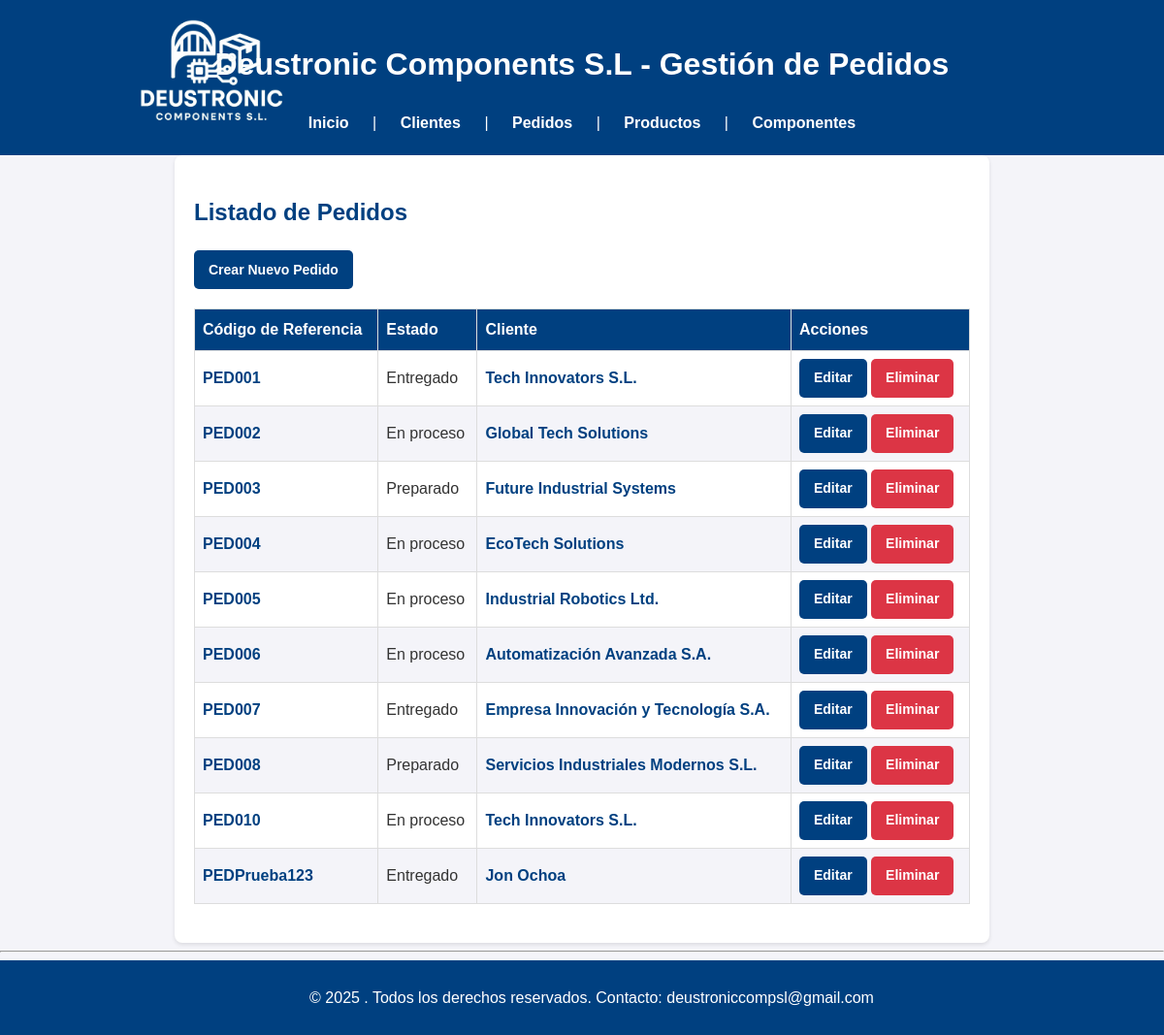
Page /pedidos/ on the committed database.
### appEntrega/models.py (models this page shows, shortened)
class Pedido(models.Model):
    ESTADO_OPCIONES = [
        ('en_proceso', 'En proceso'),
        ('preparado', 'Preparado'),
        ('entregado', 'Entregado'),
    ]
    URGENCIA_OPCIONES = [
        ('urgente', 'Urgente'),
        ('prioritario', 'Prioritario'),
        ('normal', 'Normal'),
    ]
    codigo_referencia = models.CharField(max_length=50, unique=True)
    fecha_entrega_estimada = models.DateField()
    fecha_entrega = models.DateField(null=True, blank=True)
    cliente = models.ForeignKey(Cliente, on_delete=models.CASCADE, related_name='pedidos')
    productos = models.ManyToManyField(Producto, related_name='pedidos')
    estado = models.CharField(max_length=20, choices=ESTADO_OPCIONES, default='en_proceso')
    urgencia = models.CharField(max_length=20, choices=URGENCIA_OPCIONES, default='normal')
    detalles = models.TextField(blank=True)

class Cliente(models.Model):
    cif = models.CharField(max_length=15, unique=True)
    nombre_empresa = models.CharField(max_length=100)
    direccion = models.CharField(max_length=255)
    datos_contacto = models.CharField(max_length=255)

### appEntrega/views.py (the view)
# urls.py: path("pedidos/", PedidoListView.as_view(), name="pedido_listado"),
class PedidoListView(ListView):
    model = Pedido
    template_name = 'pedido_listado.html'
    context_object_name = 'pedidos'

### appEntrega/templates/pedido_listado.html (shortened to what this page needs)
{% extends "base.html" %}
{% block content %}
<h2>Listado de Pedidos</h2>
<a href="{% url 'pedido_crear' %}" class="button">Crear Nuevo Pedido</a>
<table>
    <thead>
        <tr>
            <th>Código de Referencia</th>
            <th>Estado</th>
            <th>Cliente</th>
            <th>Acciones</th>
        </tr>
    </thead>
    <tbody>
        {% for pedido in pedidos %}
        <tr>
            <td><a href="{% url 'pedido_detalle' pedido.id %}" class='detalle_link'>{{ pedido.codigo_referencia }}</a></td>
            <td>{{ pedido.get_estado_display }}</td>
            <td><a href="{% url 'cliente_detalle' pedido.cliente.id %}" class ='detalle_link'>{{ pedido.cliente.nombre_empresa }}</a></td>
            <td>
                <a href="{% url 'pedido_editar' pedido.id %}" class="button">Editar</a>
                    <a href="{% url 'pedido_eliminar' pedido.id %}" class="btn-eliminar">Eliminar</a>
                </td>
        </tr>
        {% empty %}
        <tr>
            <td colspan="4">No hay pedidos registrados.</td>
        </tr>
        {% endfor %}
    </tbody>
</table>
{% endblock %}

### appEntrega/static/CSS/stylesheet.css (style rules this page uses)
body { font-family: 'Arial', sans-serif; line-height: 1.6; margin: 0; padding: 0; background-color: #f4f4f9; color: #333; }
h2 { color: #004080; margin-bottom: 20px; }
button, a.button { display: inline-flex; align-items: center; justify-content: center; background-color: #004080; color: white; padding: 10px 15px; text-decoration: none; border: none; border-radius: 5px; cursor: pointer; font-size: 14px; font-weight: bold; text-align: center; transition: background-color 0.3s, color 0.3s; height: 40px; box-sizing: border-box; }
table { width: 100%; border-collapse: collapse; margin: 20px 0; font-size: 16px; text-align: left; }
table th, table td { border: 1px solid #ddd; padding: 8px; }
table th { background-color: #004080; color: white; }
table tr:nth-child(even) { background-color: #f4f4f9; }
.btn-eliminar { display: inline-flex; align-items: center; justify-content: center; background-color: #dc3545; color: white; padding: 10px 15px; text-decoration: none; border: none; border-radius: 5px; cursor: pointer; font-size: 14px; font-weight: bold; text-align: center; transition: background-color 0.3s ease, color 0.3s ease; height: 40px; box-sizing: border-box; }
a.detalle_link { color: #004080; text-decoration: none; font-weight: bold; transition: color 0.3s; }

### rows in the picture
Pedido: codigo_referencia "PED001", estado "Entregado", cliente.nombre_empresa "Tech Innovators S.L."
Pedido: codigo_referencia "PED002", estado "En proceso", cliente.nombre_empresa "Global Tech Solutions"
Pedido: codigo_referencia "PED003", estado "Preparado", cliente.nombre_empresa "Future Industrial Systems"
Pedido: codigo_referencia "PED004", estado "En proceso", cliente.nombre_empresa "EcoTech Solutions"
Pedido: codigo_referencia "PED005", estado "En proceso", cliente.nombre_empresa "Industrial Robotics Ltd."
Pedido: codigo_referencia "PED006", estado "En proceso", cliente.nombre_empresa "Automatización Avanzada S.A."
Pedido: codigo_referencia "PED007", estado "Entregado", cliente.nombre_empresa "Empresa Innovación y Tecnología S.A."
Pedido: codigo_referencia "PED008", estado "Preparado", cliente.nombre_empresa "Servicios Industriales Modernos S.L."
Pedido: codigo_referencia "PED010", estado "En proceso", cliente.nombre_empresa "Tech Innovators S.L."
Pedido: codigo_referencia "PEDPrueba123", estado "Entregado", cliente.nombre_empresa "Jon Ochoa"
